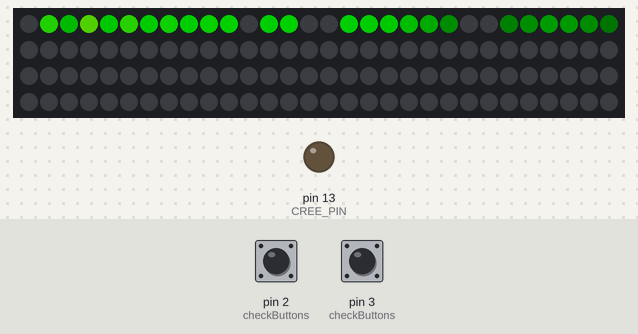
Bench run of a sketch on a simulated Arduino Uno, built with avr-gcc and run on an emulated ATmega328P. On the bench: 120 RGB LEDs in strip order, left to right, continuing on the next row, output pins drawn as LEDs (lit = HIGH). Inputs (shaded band) come from the test bench; at power-on: pin 3 (checkButtons) HIGH, pin 2 (checkButtons) HIGH. Dim RGB values are drawn brighter than linear; the strip is taken to match the declared colour order; random numbers use the default seed unless the sketch sets one; what the sketch prints to the serial monitor is not drawn.

Above: at 1.2 s.
1.3 s: pin 3 (checkButtons) pulled LOW for 3.2 s
At 4.3 s:
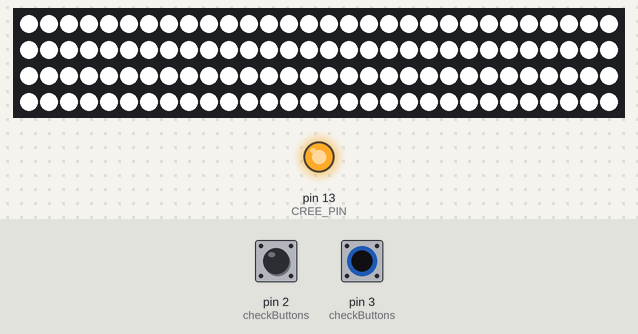
5.1 s: pin 2 (checkButtons) pulled LOW for 0.15 s
At 5.35 s:
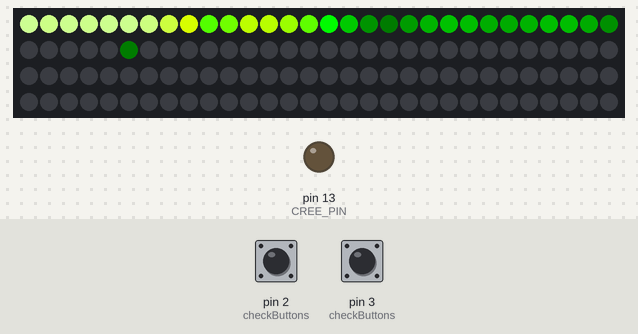
5.8 s: pin 3 (checkButtons) pulled LOW for 0.15 s
At 6.31 s:
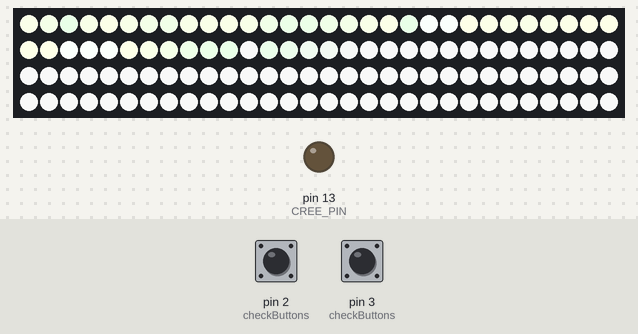
6.5 s: pin 3 (checkButtons) pulled LOW for 1 s
At 6.96 s:
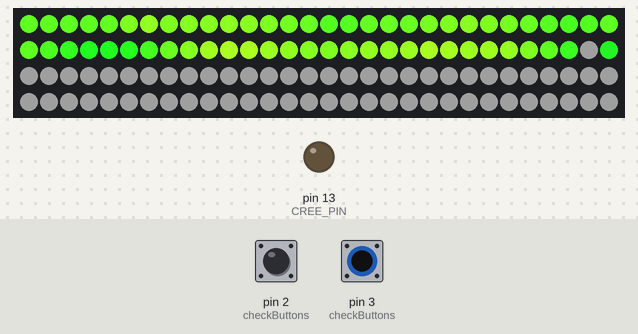
8.1 s: pin 3 (checkButtons) pulled LOW for 0.15 s
At 8.57 s:
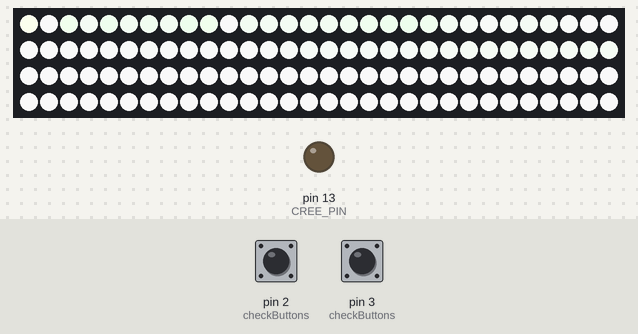
8.8 s: pin 3 (checkButtons) pulled LOW for 0.15 s
At 10.18 s:
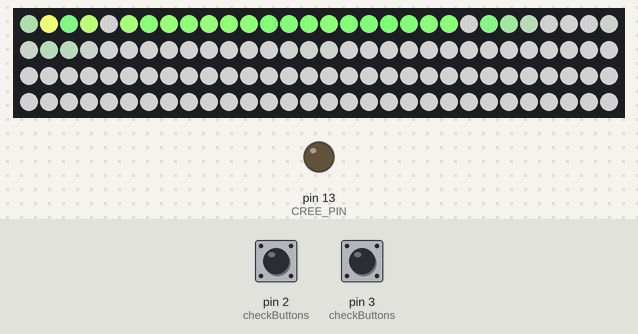
Timing chart, 0 to 11.8 s (numbered marks = the images above; inputs shaded):
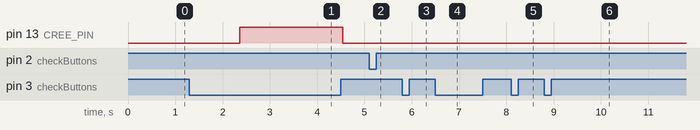

Measured:
- after the input at 1.3 s, pin 13 (CREE_PIN): LOW → HIGH after 1.1 s, → LOW 2.2 s later

The sketch:

lightController06.ino
```cpp
/* NEOPIXEL Setup *******************************************************
 *
 */
 #include <Adafruit_NeoPixel.h>
#ifdef __AVR__
 #include <avr/power.h> // Required for 16 MHz Adafruit Trinket
#endif
#define LED_PIN    6
#define CREE_PIN   13
#define LED_COUNT 120
// auf Mega: LED_COUNT 300=> 50% RAM
// auf UNO: LED_COUNT 100=> 93% RAM

/* Serial Protokoll *****************************************************************
*  's',scene,defW,defR,defG,defB,cree,matrixPreset,transitionTime,masterFade,fx,'/n'
*
*********************************************************************************** */
boolean debug=false;

Adafruit_NeoPixel pixels(LED_COUNT, LED_PIN, NEO_RGBW + NEO_KHZ800);
// Argument 3 = Pixel type flags, add together as needed:
//   NEO_KHZ800  800 KHz bitstream (most NeoPixel products w/WS2812 LEDs)
//   NEO_KHZ400  400 KHz (classic 'v1' (not v2) FLORA pixels, WS2811 drivers)
//   NEO_GRB     Pixels are wired for GRB bitstream (most NeoPixel products)
//   NEO_RGB     Pixels are wired for RGB bitstream (v1 FLORA pixels, not v2)
//   NEO_RGBW    Pixels are wired for RGBW bitstream (NeoPixel RGBW products)


/* to be set on scene change *******************************************************
 *
 */

int currentScene;
int transitionTime; // how long to transition from last scene state to current
int masterFade; // 0-255
byte defWRGB [4]; // WRGB used as default color value for all Leds, if there is no scene specific function
byte defCree; //0-255 brightness value for CREE
int fx; // 0-255 generic parameter to control fx strength, to be uses (or not used) by scenes
byte activePixelMap[LED_COUNT]; // 0/1: use or don't use pixel


/* state variables *********************************************************************
 *
 */

boolean isTransitioning=false;
boolean newScene=false;
long int transitionStarted; //when the transition started (milliseconds)
//stores last scene data
byte lastScene;
byte lastWRGB[4];
byte lastPixelMap[LED_COUNT];
byte lastCreeDef; // not used until now
int  lastFx;
int  lastMasterFade;

// pixel value storage
byte pixCurrent [LED_COUNT][4]; // [pixelnum][ W R G B ]
byte pixLast [LED_COUNT][4];// [pixelnum][ W R G B ]
byte creeVal;
byte creeLast;
byte bp[4]; // used by the blendPixel function
byte rp[4]; // used by the getPixel function


void setup() {
    // These lines are specifically to support the Adafruit Trinket 5V 16 MHz.
    // Any other board, you can remove this part (but no harm leaving it):
    #if defined(__AVR_ATtiny85__) && (F_CPU == 16000000)
      clock_prescale_set(clock_div_1);
    #endif
      // END of Trinket-specific code.
    pixels.begin();           // INITIALIZE NeoPixel strip object (REQUIRED)
    pixels.show();            // Turn OFF all pixels ASAP
    pixels.setBrightness(255);

    Serial.begin(2400);
    // temp, switch as secene selector;
    pinMode( 2, INPUT_PULLUP);
    pinMode( 3, INPUT_PULLUP);

  Serial.println("START");
    // debug:
    //Serial.println("Initial Scene for Debugging");
    newScene=true;
    currentScene=100;// Fire
    masterFade=255;
    fx=100;
    transitionTime=2000;
    defWRGB[0]=50;
    defWRGB[1]=50;
    defWRGB[2]=50;
    defWRGB[3]=50;
    defCree=125;
      for (int i=0;i<LED_COUNT;i++){
        activePixelMap[i]=(byte)0;
      }
      for (int i=0;i<20;i++){
        activePixelMap[i]=(byte)1;
      }

}


void loop() {
  processInput();
  checkForNewScene(); // see functions.ino
  calcScene(pixCurrent,currentScene,activePixelMap);// TODO: include refrence to CREE
  calcScene(pixLast,lastScene,lastPixelMap); // TODO: include refrence to CREE
//  if (isTransitioning){
//    calcScene(pixLast,lastScene,lastPixelMap);
//  }
  render();
}

/*
/* INSERT  Calls to special Scenes functions here--------------------------------*/


/* 'Private' functions */


void calcSceneDefault(byte matrix[][4], byte pmap[]){
   // ? evaluate Pixelmap here??
  }


void startSceneDefault() {
  // fill current matrices with new values
  for (int i=0;i<LED_COUNT;i++){
      memcpy(pixCurrent[i], defWRGB, sizeof defWRGB);
      if (activePixelMap[i]==0){
        byte tmp[]={0,0,0,0};
        memcpy(pixCurrent[i], tmp, sizeof tmp);
      }
  }
  creeVal=defCree;
}

void storeLastScene(){
  // copy values from current to last
  lastScene=currentScene;
  creeLast==creeVal;
  memcpy(pixLast, pixCurrent, sizeof pixCurrent);
  memcpy(lastPixelMap, activePixelMap, sizeof activePixelMap);
}


void render(){
    byte creeOut;
    pixels.clear(); // Set all pixel colors to 'off'

    // TODO: apply PixelMpas to both matrices (pixCurrent, pixLast);

    if (isTransitioning){
        int elapsed=millis()- transitionStarted;
        float rel=(float)255* elapsed/transitionTime;
        byte mix= (byte) rel;
        //Serial.print("T ");
        //Serial.println(mix);
        if (elapsed>=transitionTime){
          isTransitioning=false;
          mix=255;
        }
        for (int i=0;i<LED_COUNT;i++){
             blendPixel(i,mix);
             pixels.setPixelColor(i,bp[2], bp[1], bp[3],bp[0]); // fixes r/g dreher
        }
        byte c1=creeLast;
        byte c2=creeVal;
        creeOut=blendByte (c1,c2, mix);
    }
    else{
      for (int i=0;i<LED_COUNT;i++){
       byte w=pixCurrent[i][0];
       byte r=pixCurrent[i][1];
       byte g=pixCurrent[i][2];
       byte b=pixCurrent[i][3];
       pixels.setPixelColor(i, g, r, b,w); //fixes r/g dreher
      }
      creeOut=creeVal;
    }
    // TODO: implement masterFade
     pixels.show();
     analogWrite(CREE_PIN, creeOut); // TODO: CHECK
  }

void blendPixel (int pixelAddress, byte mix){
        // TODO schneller und eleganter machen
         byte w1=pixLast[pixelAddress][0];
         byte r1=pixLast[pixelAddress][1];
         byte g1=pixLast[pixelAddress][2];
         byte b1=pixLast[pixelAddress][3];
         byte w2=pixCurrent[pixelAddress][0];
         byte r2=pixCurrent[pixelAddress][1];
         byte g2=pixCurrent[pixelAddress][2];
         byte b2=pixCurrent[pixelAddress][3];
         bp[0]=blendByte (w1,w2, mix);
         bp[1]=blendByte (r1,r2, mix);
         bp[2]=blendByte (g1,g2, mix);
         bp[3]=blendByte (b1,b2, mix);
  }

byte blendByte (byte a, byte b, byte mix){
   // TODO schneller und eleganter machen
   int ap=a*(255-mix);
   int bp=b*mix;
   int result= (ap + bp)/255;
   byte out= (byte) result;
   return out;
  }


void processInput(){
  //'s',scene,defW,defR,defG,defB,cree,matrixPreset,transitionTime,masterFade,'/n'
  static char serBuffer[36]; // stores the received Serial
  static size_t pos;
  static char command;
  boolean msgReceived=false;
  char * pch;

  while (Serial.available() && pos < sizeof serBuffer - 1) {
        // Read incoming byte.
        char c = Serial.read();
        serBuffer[pos++] = c;
        // Echo received message.
        if (c == '\n') {            // \n means "end of message"
            serBuffer[pos] = '\0';     // terminate the serBuffer
             Serial.println(serBuffer);
             msgReceived=true;
//            if(checkPacket(serBuffer,pos)){
//              msgReceived=true;
//              Serial.println(serBuffer);
//            } else
//            {
//              Serial.println("ERR");
//            }
            pos = 0; // reset to start of serBuffer
            //if(debug==true){Serial.println(serBuffer); } // send echo
        }
    }
  if (pos >= sizeof serBuffer - 1){
    // ssomething went wirng. Discard message.
    pos=0;
    msgReceived=false;
  }

  // process serBuffer
  if (msgReceived && serBuffer[0]=='s'){  // sceneChange command received, processing data
    msgReceived=false;
    storeLastScene(); // copy current scene Data to 'last' before we overwirte
    command=*strtok(serBuffer, ",");
    pch=strtok(NULL, ",");
    currentScene = atoi(pch);
    pch=strtok(NULL, ",");
    defWRGB[0]=(byte) atoi(pch);
    pch=strtok(NULL, ",");
    defWRGB[1]=(byte) atoi(pch);
    pch=strtok(NULL, ",");
    defWRGB[2]=(byte)  atoi(pch);
    pch=strtok(NULL, ",");
    defWRGB[3]=(byte) atoi(pch);
    pch=strtok(NULL, ",");
    defCree=(byte)  atoi(pch);
    pch=strtok(NULL, ",");
    int matrixPreset = atoi(pch);
    pch=strtok(NULL, ",");
    transitionTime = atoi(pch);
    //Serial.println(matrixPreset);  // send echo
    // now, fill pixelMap
    setPixelMap (matrixPreset);
    pch=strtok(NULL, ",");
    masterFade =  atoi(pch);
    pch=strtok(NULL, ",");
   // memset(serBuffer,"",512);
    //Serial.println("OK");  // send echo
    msgReceived=false;
    newScene=true;
  }
  if (msgReceived && serBuffer[0]=='f'){
    // TODO OPTIONAL handle fx/whatever command
    //Serial.println("ERR cmd f");
    msgReceived=false;
  }
  else if (msgReceived){
    // no valid command found in Serial Message
    //Serial.println("ERR undef cmd");
    msgReceived=false;
  }

  checkButtons() ; // check Buttons on IO pins
}

boolean checkPacket (byte buf[], size_t pos){
        // this is really just a totally rudimentary implementation.
        if (pos<3){return false;}// message is to short to make any sense.
        return true;
//        byte checksum=buf [pos-1];
//        byte c;
//        for (int i=0; i<=pos-2){
//
//        }
}


void checkButtons(){
   // TODO: Button Middle position should do nothing in Final Version, just one "est" Postion on switch to check all Lights.
  static int button1State=0;
  static int button2State=0;
  int pin1State=digitalRead(2);
  int pin2State=digitalRead(3);
  if (button1State==pin1State&&button2State==pin2State)
  {return;}
  button1State=pin1State;
  button2State=pin2State;

  storeLastScene(); // current scenes needs to be copied to last scene, before we overwrite pix arrays with new values

  if (button1State==1&&button2State==0){
    //Serial.println("Button 1");
    newScene=true;
    currentScene=0; // Alles an

    transitionTime=2000;
    masterFade=255;
    fx=100;
    defWRGB[0]=255;
    defWRGB[1]=0;
    defWRGB[2]=0;
    defWRGB[3]=0;
    defCree=255;
    setPixelMap (255); // all on
  }

  else if (button1State==0&&button2State==1){
  //Serial.println("Button 2");
  // TODO: Use for Blitz effetkt
  // TODO: write Blitz effekt
  newScene=true;
  currentScene=99;
  transitionTime=2000;
  masterFade=255;
  fx=100;
  defWRGB[0]=0;
  defWRGB[1]=0;
  defWRGB[2]=0;
  defWRGB[3]=0;
  defCree=0;
  setPixelMap(255); // nur Auflicht
  }

   else {
  // for testing: hardcoded Settings 2
  // Serial.println("Button None(Middle)");
  newScene=true;
  currentScene=1;// Fire
    transitionTime=2000;
    masterFade=255;
    fx=100;
    defWRGB[0]=0;
    defWRGB[1]=0;
    defWRGB[2]=0;
    defWRGB[3]=0;
    defCree=0;
    setPixelMap(2); // nur Vertikale
  }
}

void debugMsg(){
  if (debug!=true){return;}
      Serial.print("Scene:");
      Serial.print(currentScene);
      Serial.print("last:");
      Serial.println(lastScene);
      Serial.print("C: ");
      Serial.print(defCree);
      Serial.print(" W");
      Serial.print(defWRGB[0]);
      Serial.print(" R");
      Serial.print(defWRGB[1]);
      Serial.print(" G");
      Serial.print(defWRGB[2]);
      Serial.print(" B");
      Serial.println(defWRGB[3]);
}
```

functions.ino
```cpp
void checkForNewScene(){
    /*
   * function calls for special scenes init go here.....
   */
    if (!newScene){return;}
    newScene=false;
    transitionStarted=millis();
    isTransitioning=true;
    switch (currentScene){
    //case 100:
    //mode fire, do nothing (yet)
    //break;
      default:
      startSceneDefault();
      break;
    }
    if (debug){
       debugMsg();
    }
}

void calcScene(byte matrix[][4], int scene, byte pmap []){
         /*
         * function calls for special scenes updates go here
         */
        switch (scene){
          case 1:
         //mode fire
          modeFire(matrix, 58,120,40);
          break;
          default:
          calcSceneDefault(matrix,pmap);
          break;
        }
        // switch off pixels according to MAP
       for (int i=0;i<LED_COUNT;i++){
          if (pmap[i]==0){
          byte tmp[]={0,0,0,0};
          memcpy(matrix[i], tmp, sizeof tmp);
      }
  }
}

/* END Calls to special Scenes --------------------------------  */


void setPixelMap (int id){
         /*
         * function calls for special scenes updates go here
         */
        switch (id){

           case 1:
           // auflicht/horizontale on
           for (int i=0;i<LED_COUNT;i++){
            activePixelMap[i]=0;
           }
           for (int i=61;i<120;i++){
            activePixelMap[i]=1;
           }
          break;

          case 2:
           // vertikale on
           for (int i=0;i<LED_COUNT;i++){
            activePixelMap[i]=0;
           }
           for (int i=0;i<60;i++){
            activePixelMap[i]=1;
           }
          break;

          case 3:
           // vertikale halb on
           for (int i=0;i<LED_COUNT;i++){
            activePixelMap[i]=0;
           }
           for (int i=0;i<30;i++){
            activePixelMap[i]=1;
           }
          break;


          default:
           //all on
           for (int i=0;i<LED_COUNT;i++){
            activePixelMap[i]=1;
           }
          break;

        }

}

/* "Public" functions */
// Call this form CalcScene functions
void setPix (byte matrix[][4], int address, byte r, byte g, byte b, byte w=0){

  matrix[address][0]=w;
  matrix[address][1]=r; // TODO: this is odd, but works. somewhre else r & g must be switched...?
  matrix[address][2]=g; // TODO: this is odd, but works. somewhre else r & g must be switched...?
  matrix[address][3]=b;
}
void getPix (byte matrix[][4], int address){
  // TODO: not tested yet
  static byte pix[4];
  rp[0]=matrix[address][0];//w
  rp[1]=matrix[address][1];//r
  rp[2]=matrix[address][2];//g
  rp[3]=matrix[address][3];//b
}
```

specials01.ino
```cpp
/* Scene 100
 * FIRE Mode
 */
void modeFire(byte matrix[][4], int Cooling, int Sparking, int SpeedDelay) {
  static byte heat[LED_COUNT];
  static unsigned long int lastFireUpdate=millis();
  int cooldown;
  if (millis()-lastFireUpdate<SpeedDelay){
    return;
  }else{
  lastFireUpdate=millis();
  }

  // Step 1.  Cool down every cell a little
  for( int i = 0; i < LED_COUNT; i++) {
    cooldown = random(0, ((Cooling * 10) / LED_COUNT) + 2);
    if(cooldown>heat[i]) {
      heat[i]=0;
    } else {
      heat[i]=heat[i]-cooldown;
    }
  }

  // Step 2.  Heat from each cell drifts 'up' and diffuses a little
  for( int k= LED_COUNT - 1; k >= 2; k--) {
    heat[k] = (heat[k - 1] + heat[k - 2] + heat[k - 2]) / 3;
  }

  // Step 3.  Randomly ignite new 'sparks' near the bottom
  if( random(255) < Sparking ) {
    int y = random(7);
    heat[y] = heat[y] + random(160,255);
    //heat[y] = random(160,255);
  }

  // Step 4.  Convert heat to LED colors
  for( int j = 0; j < LED_COUNT; j++) {
    setPixelHeatColor(matrix,j, heat[j] );
  }

  //delay(SpeedDelay); see start of function
}

void setPixelHeatColor (byte matrix[][4], int Pixel, byte temperature) {
  // Scale 'heat' down from 0-255 to 0-191
  byte t192 = round((temperature/255.0)*191);

  // calculate ramp up from
  byte heatramp = t192 & 0x3F; // 0..63
  heatramp <<= 2; // scale up to 0..252
 //setPix(matrix,Pixel, 0, 255, 0,0);
  // figure out which third of the spectrum we're in:
  if( t192 > 0x80) {                     // hottest
    setPix(matrix,Pixel, 255, 205, heatramp-45,0);
  } else if( t192 > 0x40 ) {             // middle
    setPix(matrix,Pixel, 255, heatramp, 0,0);
  } else {                               // coolest
    setPix(matrix,Pixel, heatramp, 0, 0,0);
  }
}
```
